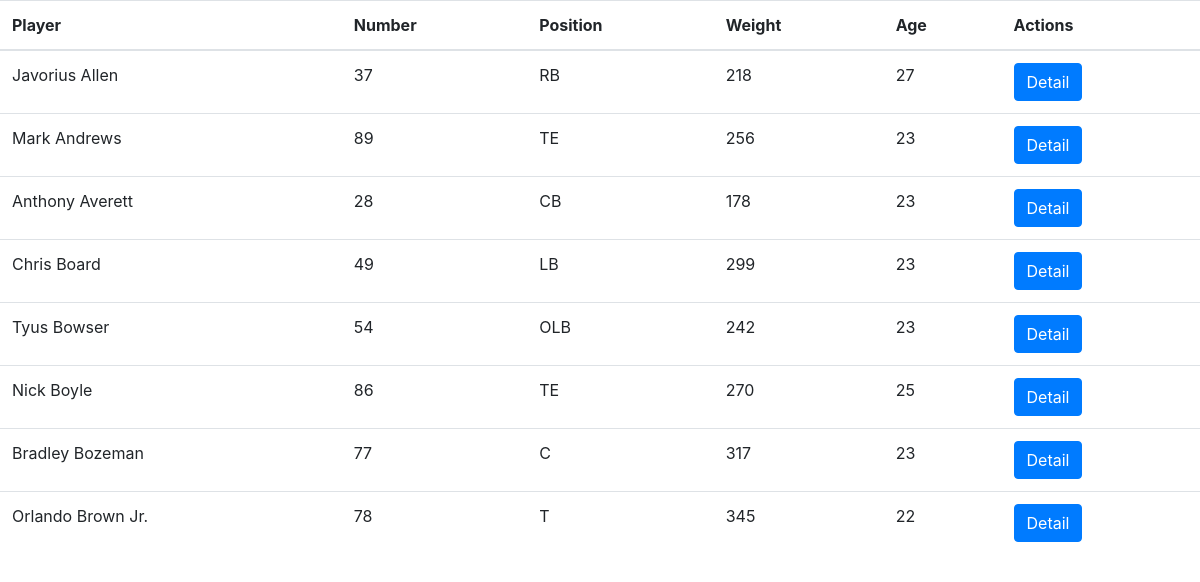
Screenshot of /nflp/list_player/ with the database file from the repository.
### nflp/models.py (models this page shows, shortened)
class Player(models.Model):
	name = models.CharField(max_length=50)
	number = models.IntegerField()
	position = models.CharField(max_length=3)
	weight = models.IntegerField()
	age = models.IntegerField()

### nflp/views.py (the view)
# urls.py: path('list_player/', views.List_Player.as_view(), name="List_Player_view"),
class List_Player(generic.ListView):
	template_name = "nflp/list_player.html"
	queryset = Player.objects.all()

### templates/nflp/list_player.html
{% extends "base.html" %}
{% block content %}
<table class="table .table-strip">
		<thead>
			<th>  Player  </th>
			<th>  Number  </th>
			<th>  Position  </th>
			<th>  Weight  </th>
			<th>  Age  </th>
			<th>Actions</th>
			{% for t in object_list %}
				<tr>
					<td>{{ t.name }}</td>
					<td>{{ t.number }}</td>
					<td>{{ t.position }}</td>
					<td>{{ t.weight }}</td>
					<td>{{ t.age }}</td>
					<td> <a href="#" class="btn btn-primary">Detail</a> </td>
				</tr>
			{% endfor %}
		</thead>
	</table>
{% endblock %}

### templates/base.html (shortened to what this page needs)
{% load staticfiles %}
<!doctype html>
<html lang="en">
  <head>
    <link href="{% static  'bootstrap4/css/bootstrap.min.css' %}" rel="stylesheet">
  </head>
  <body>
    {% block content %}
    {% endblock %}
  </body>
</html>

### rows the page displays
Player: name "Javorius Allen", number "37", position "RB", weight "218", age "27"
Player: name "Mark Andrews", number "89", position "TE", weight "256", age "23"
Player: name "Anthony Averett", number "28", position "CB", weight "178", age "23"
Player: name "Chris Board", number "49", position "LB", weight "299", age "23"
Player: name "Tyus Bowser", number "54", position "OLB", weight "242", age "23"
Player: name "Nick Boyle", number "86", position "TE", weight "270", age "25"
Player: name "Bradley Bozeman", number "77", position "C", weight "317", age "23"
Player: name "Orlando Brown Jr.", number "78", position "T", weight "345", age "22"
